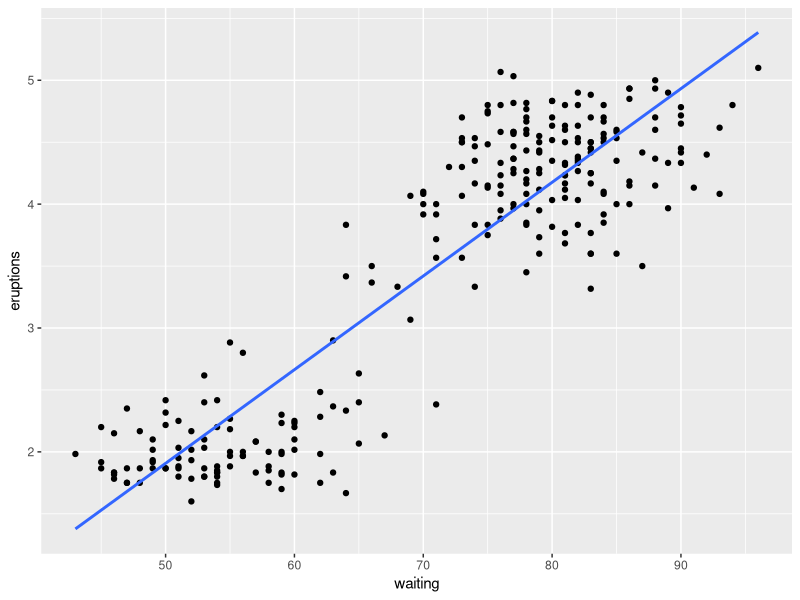

R code for this plot:
#----------------------------------------------------------------------------------
#	SUBJECT CODE : CT5102 (Programming for DA)      NAME: Seshadri Sundarrajan		
#	ASSIGNMENT NO : 2								
#	TOPIC - "Lists & Functions"                     STUDEBT ID: 19230107
#----------------------------------------------------------------------------------



#Generating linear model for 'Faithful' Dataset with eruptions as dependent variable
mod <- lm(eruptions ~ waiting, data=faithful)

#Linear Regression plot
library(ggplot2)
g <- ggplot(faithful, aes(x=waiting, y=eruptions)) + geom_point() + geom_smooth(method="lm", se=FALSE)  # here  se=FALSE to remove confidence band

#Function to return feature data used for trainig (feature name must be supplied with model as arguments)
get_data = function(linear_model,variable_name)
  {
    linear_model$model[,variable_name]
  }

get_data(mod,'waiting')[1:20]

#Function to return model coefficient (coefficient name must be supplied with model as arguments)
get_coefficient = function(linear_model,variable_name)
{
  linear_model$coefficients[variable_name]
}

get_coefficient(mod,'waiting')

#Function to return customised model summary showing - model call,coefficient & datasize (model is the only argument)
mod_summary = function (linear_model) 
  {
  list(
  call = summary(linear_model)$call,
  coeff = linear_model$coefficients,
  Datasize = c('Rows' = nrow(linear_model$model),'Cols' = ncol(linear_model$model))
  )
}

mod_summary(mod)